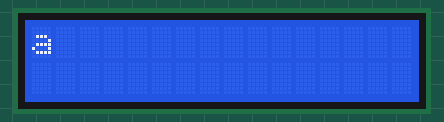
A sketch run on a simulated Arduino Uno, built with avr-gcc and run on an emulated ATmega328P. Parts: 16×2 character LCD. At 4.6 s the program stops and its outputs stay as they are.

Above: at 0.1 s.
At 0.6 s:
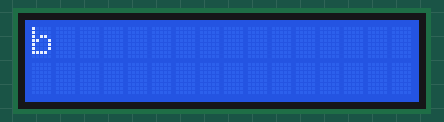
At 1.1 s:
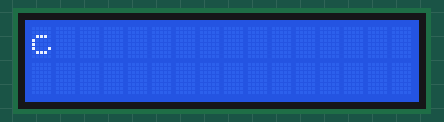
At 1.6 s:
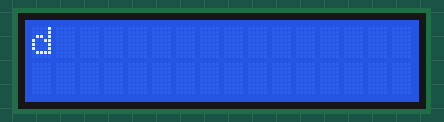
At 2.6 s:
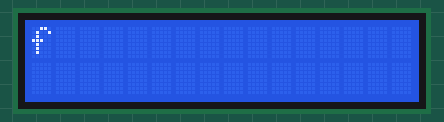
At 4.1 s:
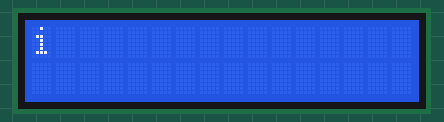

The sketch:

Alphabet.ino
```cpp
#include <LiquidCrystal.h>
LiquidCrystal lcd(7,8,9,10,11,12);
void setup() {
  lcd.begin(16,2);
  int x,ct=1,j=0,g=0;
  while(ct!=8)
       {
        x='a';
        g=0;
        while(g==0)
             {
              if(ct==1)
               {
                if(x=='i')
                   {
                   ct+=1;
                   j+=1;
                   }
               lcd.print(char(x));
               delay(500);
               lcd.setCursor(j,0);
               x+=1;
                }
              }
         lcd.setCursor(j,0);
       }
}
void loop() {
}
```

Measured:
- what the display in image 1 shows lasts 0.5 s, from 0.6 s to 1.1 s
